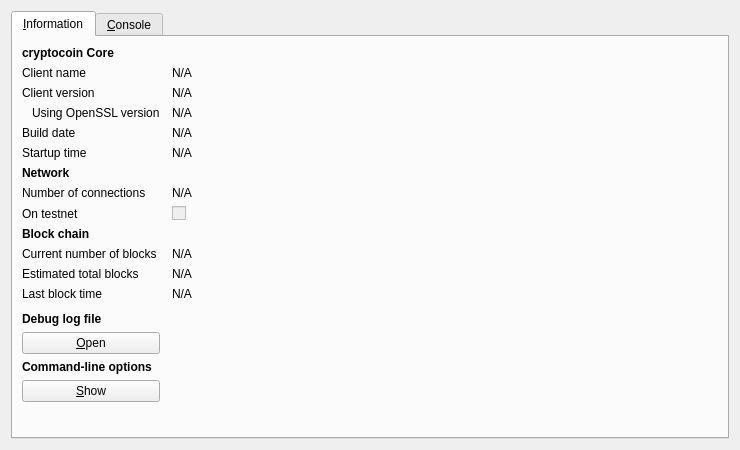
<?xml version="1.0" encoding="UTF-8"?>
<ui version="4.0">
 <class>RPCConsole</class>
 <widget class="QDialog" name="RPCConsole">
  <property name="geometry">
   <rect>
    <x>0</x>
    <y>0</y>
    <width>740</width>
    <height>450</height>
   </rect>
  </property>
  <property name="windowTitle">
   <string>cryptocoin - Debug window</string>
  </property>
  <property name="styleSheet">
   <string notr="true">background-image: url(:/images/gr);</string>
  </property>
  <layout class="QVBoxLayout" name="verticalLayout_2">
   <item>
    <widget class="QTabWidget" name="tabWidget">
     <property name="currentIndex">
      <number>0</number>
     </property>
     <widget class="QWidget" name="tab_info">
      <attribute name="title">
       <string>&amp;Information</string>
      </attribute>
      <layout class="QGridLayout" name="gridLayout" columnstretch="0,1">
       <property name="horizontalSpacing">
        <number>12</number>
       </property>
       <item row="0" column="0">
        <widget class="QLabel" name="label_9">
         <property name="font">
          <font>
           <weight>75</weight>
           <bold>true</bold>
          </font>
         </property>
         <property name="text">
          <string>cryptocoin Core</string>
         </property>
        </widget>
       </item>
       <item row="1" column="0">
        <widget class="QLabel" name="label_5">
         <property name="text">
          <string>Client name</string>
         </property>
        </widget>
       </item>
       <item row="1" column="1">
        <widget class="QLabel" name="clientName">
         <property name="cursor">
          <cursorShape>IBeamCursor</cursorShape>
         </property>
         <property name="text">
          <string>N/A</string>
         </property>
         <property name="textFormat">
          <enum>Qt::PlainText</enum>
         </property>
         <property name="textInteractionFlags">
          <set>Qt::LinksAccessibleByMouse|Qt::TextSelectableByKeyboard|Qt::TextSelectableByMouse</set>
         </property>
        </widget>
       </item>
       <item row="2" column="0">
        <widget class="QLabel" name="label_6">
         <property name="text">
          <string>Client version</string>
         </property>
        </widget>
       </item>
       <item row="2" column="1">
        <widget class="QLabel" name="clientVersion">
         <property name="cursor">
          <cursorShape>IBeamCursor</cursorShape>
         </property>
         <property name="text">
          <string>N/A</string>
         </property>
         <property name="textFormat">
          <enum>Qt::PlainText</enum>
         </property>
         <property name="textInteractionFlags">
          <set>Qt::LinksAccessibleByMouse|Qt::TextSelectableByKeyboard|Qt::TextSelectableByMouse</set>
         </property>
        </widget>
       </item>
       <item row="3" column="0">
        <widget class="QLabel" name="label_14">
         <property name="text">
          <string>Using OpenSSL version</string>
         </property>
         <property name="indent">
          <number>10</number>
         </property>
        </widget>
       </item>
       <item row="3" column="1">
        <widget class="QLabel" name="openSSLVersion">
         <property name="cursor">
          <cursorShape>IBeamCursor</cursorShape>
         </property>
         <property name="text">
          <string>N/A</string>
         </property>
         <property name="textFormat">
          <enum>Qt::PlainText</enum>
         </property>
         <property name="textInteractionFlags">
          <set>Qt::LinksAccessibleByMouse|Qt::TextSelectableByKeyboard|Qt::TextSelectableByMouse</set>
         </property>
        </widget>
       </item>
       <item row="4" column="0">
        <widget class="QLabel" name="label_12">
         <property name="text">
          <string>Build date</string>
         </property>
        </widget>
       </item>
       <item row="4" column="1">
        <widget class="QLabel" name="buildDate">
         <property name="cursor">
          <cursorShape>IBeamCursor</cursorShape>
         </property>
         <property name="text">
          <string>N/A</string>
         </property>
         <property name="textFormat">
          <enum>Qt::PlainText</enum>
         </property>
         <property name="textInteractionFlags">
          <set>Qt::LinksAccessibleByMouse|Qt::TextSelectableByKeyboard|Qt::TextSelectableByMouse</set>
         </property>
        </widget>
       </item>
       <item row="5" column="0">
        <widget class="QLabel" name="label_13">
         <property name="text">
          <string>Startup time</string>
         </property>
        </widget>
       </item>
       <item row="5" column="1">
        <widget class="QLabel" name="startupTime">
         <property name="cursor">
          <cursorShape>IBeamCursor</cursorShape>
         </property>
         <property name="text">
          <string>N/A</string>
         </property>
         <property name="textFormat">
          <enum>Qt::PlainText</enum>
         </property>
         <property name="textInteractionFlags">
          <set>Qt::LinksAccessibleByMouse|Qt::TextSelectableByKeyboard|Qt::TextSelectableByMouse</set>
         </property>
        </widget>
       </item>
       <item row="6" column="0">
        <widget class="QLabel" name="label_11">
         <property name="font">
          <font>
           <weight>75</weight>
           <bold>true</bold>
          </font>
         </property>
         <property name="text">
          <string>Network</string>
         </property>
        </widget>
       </item>
       <item row="7" column="0">
        <widget class="QLabel" name="label_7">
         <property name="text">
          <string>Number of connections</string>
         </property>
        </widget>
       </item>
       <item row="7" column="1">
        <widget class="QLabel" name="numberOfConnections">
         <property name="cursor">
          <cursorShape>IBeamCursor</cursorShape>
         </property>
         <property name="text">
          <string>N/A</string>
         </property>
         <property name="textFormat">
          <enum>Qt::PlainText</enum>
         </property>
         <property name="textInteractionFlags">
          <set>Qt::LinksAccessibleByMouse|Qt::TextSelectableByKeyboard|Qt::TextSelectableByMouse</set>
         </property>
        </widget>
       </item>
       <item row="8" column="0">
        <widget class="QLabel" name="label_8">
         <property name="text">
          <string>On testnet</string>
         </property>
        </widget>
       </item>
       <item row="8" column="1">
        <widget class="QCheckBox" name="isTestNet">
         <property name="enabled">
          <bool>false</bool>
         </property>
         <property name="text">
          <string/>
         </property>
        </widget>
       </item>
       <item row="9" column="0">
        <widget class="QLabel" name="label_10">
         <property name="font">
          <font>
           <weight>75</weight>
           <bold>true</bold>
          </font>
         </property>
         <property name="text">
          <string>Block chain</string>
         </property>
        </widget>
       </item>
       <item row="10" column="0">
        <widget class="QLabel" name="label_3">
         <property name="text">
          <string>Current number of blocks</string>
         </property>
        </widget>
       </item>
       <item row="10" column="1">
        <widget class="QLabel" name="numberOfBlocks">
         <property name="cursor">
          <cursorShape>IBeamCursor</cursorShape>
         </property>
         <property name="text">
          <string>N/A</string>
         </property>
         <property name="textFormat">
          <enum>Qt::PlainText</enum>
         </property>
         <property name="textInteractionFlags">
          <set>Qt::LinksAccessibleByMouse|Qt::TextSelectableByKeyboard|Qt::TextSelectableByMouse</set>
         </property>
        </widget>
       </item>
       <item row="11" column="0">
        <widget class="QLabel" name="label_4">
         <property name="text">
          <string>Estimated total blocks</string>
         </property>
        </widget>
       </item>
       <item row="11" column="1">
        <widget class="QLabel" name="totalBlocks">
         <property name="cursor">
          <cursorShape>IBeamCursor</cursorShape>
         </property>
         <property name="text">
          <string>N/A</string>
         </property>
         <property name="textFormat">
          <enum>Qt::PlainText</enum>
         </property>
         <property name="textInteractionFlags">
          <set>Qt::LinksAccessibleByMouse|Qt::TextSelectableByKeyboard|Qt::TextSelectableByMouse</set>
         </property>
        </widget>
       </item>
       <item row="12" column="0">
        <widget class="QLabel" name="label_2">
         <property name="text">
          <string>Last block time</string>
         </property>
        </widget>
       </item>
       <item row="12" column="1">
        <widget class="QLabel" name="lastBlockTime">
         <property name="cursor">
          <cursorShape>IBeamCursor</cursorShape>
         </property>
         <property name="text">
          <string>N/A</string>
         </property>
         <property name="textFormat">
          <enum>Qt::PlainText</enum>
         </property>
         <property name="textInteractionFlags">
          <set>Qt::LinksAccessibleByMouse|Qt::TextSelectableByKeyboard|Qt::TextSelectableByMouse</set>
         </property>
        </widget>
       </item>
       <item row="13" column="0">
        <spacer name="verticalSpacer_2">
         <property name="orientation">
          <enum>Qt::Vertical</enum>
         </property>
         <property name="sizeHint" stdset="0">
          <size>
           <width>20</width>
           <height>20</height>
          </size>
         </property>
        </spacer>
       </item>
       <item row="14" column="0">
        <widget class="QLabel" name="labelDebugLogfile">
         <property name="font">
          <font>
           <weight>75</weight>
           <bold>true</bold>
          </font>
         </property>
         <property name="text">
          <string>Debug log file</string>
         </property>
        </widget>
       </item>
       <item row="15" column="0">
        <widget class="QPushButton" name="openDebugLogfileButton">
         <property name="toolTip">
          <string>Open the cryptocoin debug log file from the current data directory. This can take a few seconds for large log files.</string>
         </property>
         <property name="text">
          <string>&amp;Open</string>
         </property>
         <property name="autoDefault">
          <bool>false</bool>
         </property>
        </widget>
       </item>
       <item row="16" column="0">
        <widget class="QLabel" name="labelCLOptions">
         <property name="font">
          <font>
           <weight>75</weight>
           <bold>true</bold>
          </font>
         </property>
         <property name="text">
          <string>Command-line options</string>
         </property>
        </widget>
       </item>
       <item row="17" column="0">
        <widget class="QPushButton" name="showCLOptionsButton">
         <property name="toolTip">
          <string>Show the cryptocoin-Qt help message to get a list with possible cryptocoin command-line options.</string>
         </property>
         <property name="text">
          <string>&amp;Show</string>
         </property>
         <property name="autoDefault">
          <bool>false</bool>
         </property>
        </widget>
       </item>
       <item row="18" column="0">
        <spacer name="verticalSpacer">
         <property name="orientation">
          <enum>Qt::Vertical</enum>
         </property>
         <property name="sizeHint" stdset="0">
          <size>
           <width>20</width>
           <height>40</height>
          </size>
         </property>
        </spacer>
       </item>
      </layout>
     </widget>
     <widget class="QWidget" name="tab_console">
      <attribute name="title">
       <string>&amp;Console</string>
      </attribute>
      <layout class="QVBoxLayout" name="verticalLayout_3">
       <property name="spacing">
        <number>3</number>
       </property>
       <item>
        <widget class="QTextEdit" name="messagesWidget">
         <property name="minimumSize">
          <size>
           <width>0</width>
           <height>100</height>
          </size>
         </property>
         <property name="readOnly">
          <bool>true</bool>
         </property>
         <property name="tabKeyNavigation" stdset="0">
          <bool>false</bool>
         </property>
         <property name="columnCount" stdset="0">
          <number>2</number>
         </property>
        </widget>
       </item>
       <item>
        <layout class="QHBoxLayout" name="horizontalLayout">
         <property name="spacing">
          <number>3</number>
         </property>
         <item>
          <widget class="QLabel" name="label">
           <property name="text">
            <string notr="true">&gt;</string>
           </property>
          </widget>
         </item>
         <item>
          <widget class="QLineEdit" name="lineEdit"/>
         </item>
         <item>
          <widget class="QPushButton" name="clearButton">
           <property name="maximumSize">
            <size>
             <width>24</width>
             <height>24</height>
            </size>
           </property>
           <property name="toolTip">
            <string>Clear console</string>
           </property>
           <property name="text">
            <string/>
           </property>
           <property name="icon">
            <iconset resource="../bitcoin.qrc">
             <normaloff>:/icons/remove</normaloff>:/icons/remove</iconset>
           </property>
           <property name="shortcut">
            <string notr="true">Ctrl+L</string>
           </property>
           <property name="autoDefault">
            <bool>false</bool>
           </property>
          </widget>
         </item>
        </layout>
       </item>
      </layout>
     </widget>
    </widget>
   </item>
  </layout>
 </widget>
 <resources>
  <include location="../bitcoin.qrc"/>
 </resources>
 <connections/>
</ui>
